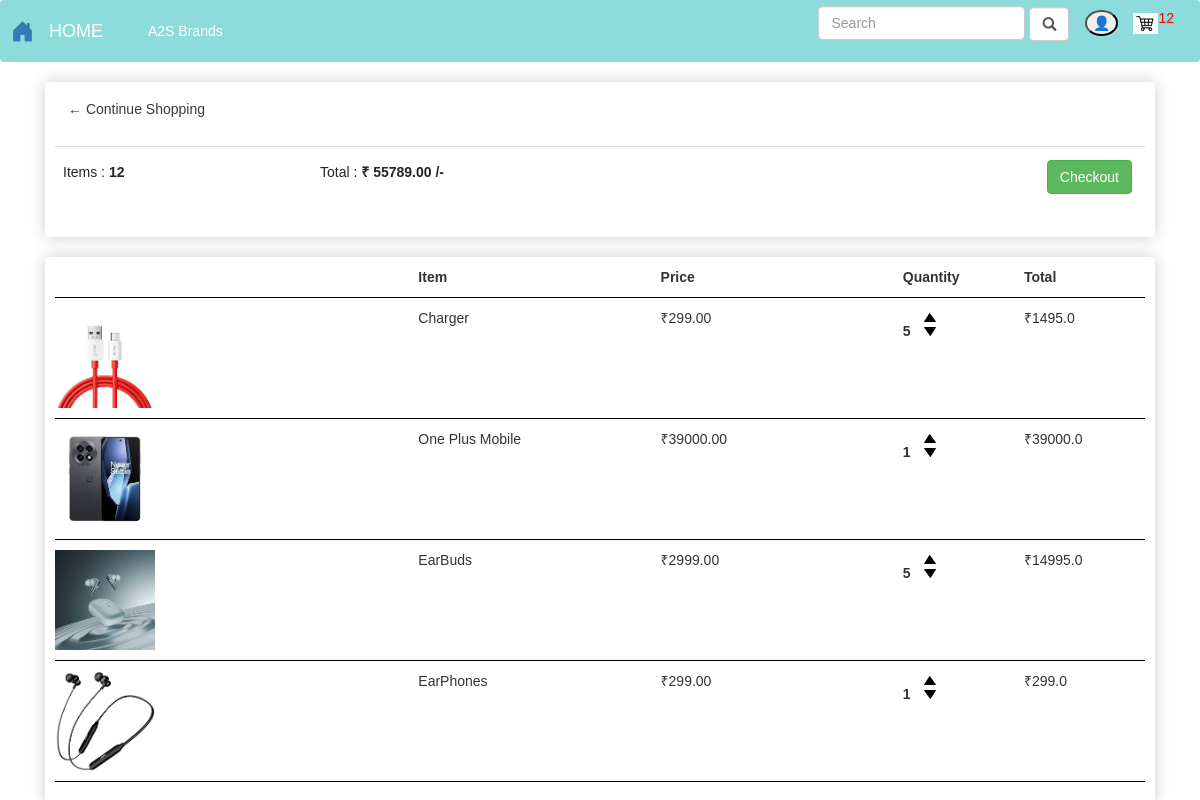
Before: /Cart/ (signed in) with the older database file.
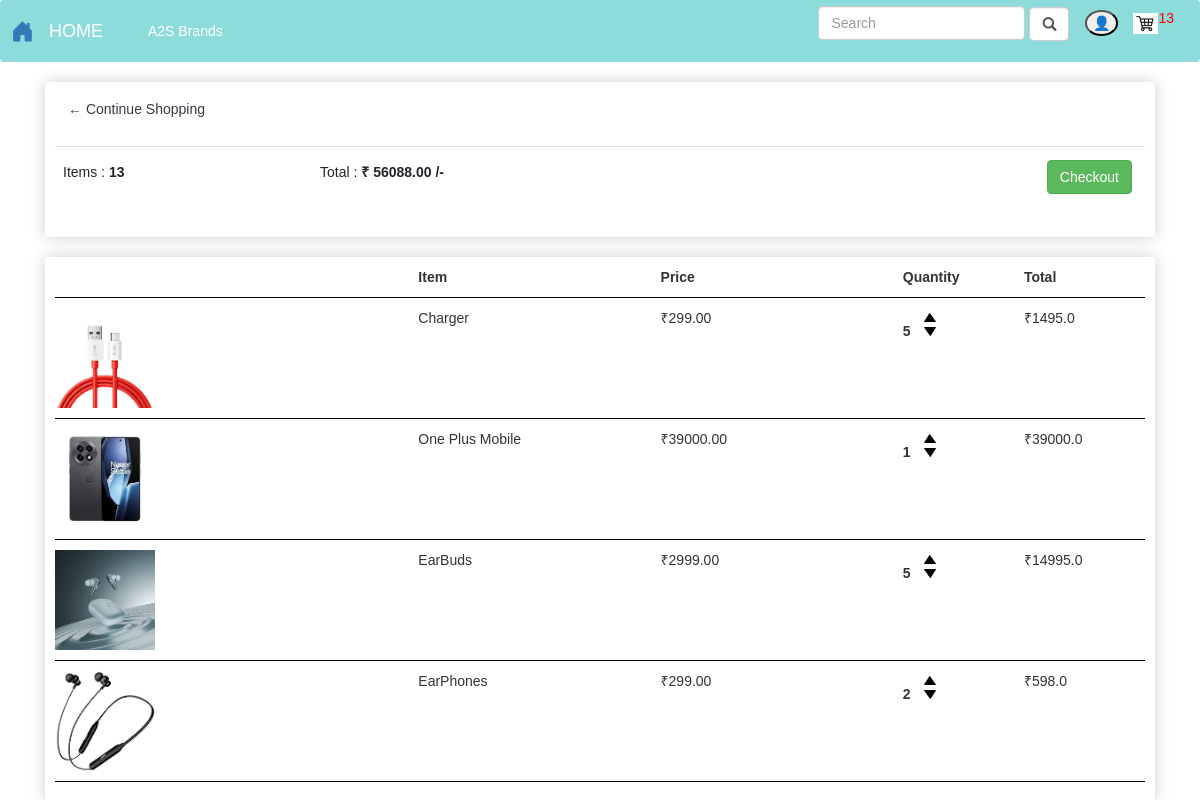
After: the same page with the newer database file.
### Store/models.py (models this page shows, shortened)
class Order(models.Model):
    customer = models.ForeignKey(Customer, on_delete=models.SET_NULL, null=True, blank=True)
    date_ordered = models.DateTimeField(default=timezone.now)
    complete = models.BooleanField(default=False)
    transcation_id = models.CharField(max_length=200)
    @property
    def get_cart_total(self):
        orderitems = self.orderitem_set.all()
        total = sum([item.get_total for item in orderitems])
        return total
    @property
    def get_cart(self):
        orderitems = self.orderitem_set.all()
        total = sum([item.quantity for item in orderitems])
        return total

class OrderItem(models.Model):
    product = models.ForeignKey(Product, on_delete=models.SET_NULL, blank=True, null=True)
    order = models.ForeignKey(Order, on_delete=models.SET_NULL, blank=True, null=True)
    quantity = models.IntegerField(default=0, null=True, blank=True)
    date_added = models.DateTimeField(auto_now_add=True)
    @property
    def get_total(self):
        if self.product is not None:
            return self.product.price * self.quantity
        return 0  # or handle it however you'd like

class Product(models.Model):
    CATEGORY_CHOICES = [
        ('electronics', 'Electronics'),
        ('mobiles', 'Mobiles'),
        ('accessories', 'Accessories'),
        ('home_appliances', 'Home Appliances'),
        ('products', 'products')
    ]
    user = models.ForeignKey(User, on_delete=models.CASCADE)
    name = models.CharField(max_length=200, null=True)
    price = models.FloatField()
    description = models.CharField(max_length=200, null=True, blank=True)
    digital = models.BooleanField(default=False)
    image = models.ImageField(upload_to='images/', null=True, blank=True)
    category = models.CharField(max_length=50, choices=CATEGORY_CHOICES, default='products')
    @property
    def imageURL(self):
        try:
            return self.image.url
        except:
            return ''

### Store/views.py (the view)
# urls.py: path('Cart/', views.Cart, name='Cart'),
def Cart(request):
    Data = cartData(request)
    items = Data['items']
    order = Data['order']
    cartItems = Data['cartItems']
    context = {'items':items, 'order':order, 'cartItems':cartItems}
    return render(request,"store/Cart.html",context)

### Store/utils.py (called while the page is built)
def cartData(request):
    if request.user.is_authenticated:
        customer = request.user.customer
        order, create = Order.objects.get_or_create(customer = customer, complete = False, defaults={'date_ordered':timezone.now()})
        items = order.orderitem_set.all()
        cartItems = order.get_cart
    else:
        CookieData = cartCookies(request)
        items = CookieData['items']
        order = CookieData['order']
        cartItems = CookieData['cartItems']
    return {'items':items, 'order':order, 'cartItems':cartItems}

### templates/store/Cart.html (shortened to what this page needs)
{% extends 'store/Main.html' %}
{% load static %}
{% block content %}
    <div class="row">
        <div class="col-md-12">
            <div class="box">
                <a  class="btn btn-outline-dark" href="{% url 'store' %}">&#x2190; Continue Shopping</a>
                <br>
				<br>
				<table class="table">
					<tr>
						<th><h5>Items :  <strong>{{ order.get_cart }}</strong></h5></th>
						<th><h5>Total : <strong> ₹ {{ order.get_cart_total }}0 /-</strong></h5></th>
						<th>
							<a  style="float:right; margin:5px;" class="btn btn-success" href="{% url 'Checkout' %}">Checkout</a>
						</th>
					</tr>
				</table>
            </div>
            <br>
            <div class="box">
                <div class="box-row">
                    <div style="flex: 2;"><strong>Item</strong></div>
                    <div style="flex: 2;"><strong>Price</strong></div>
                    <div style="flex: 1;"><strong>Quantity</strong></div>
                    <div style="flex: 1;"><strong>Total</strong></div>
                </div>
                {% for I in items %}
                <div class="box-row">
                    <div style="flex: 3;"><img class="box-img" src="{{ I.product.imageURL }}" alt="{{I.product.name}}"></div>
                    <div style="flex: 2;">{{ I.product.name }}</div>
                    <div style="flex: 2;">₹{{ I.product.price|floatformat:2 }}</div>
                    <div style="flex: 1;">
                        <p class="Quantity">{{ I.quantity }}</p>
                        <div class="Quantity">
                            <img data-product="{{I.product.id}}" data-action="add" class="Change_Q update_cart" src="{% static 'images/arrow-up.png' %}" alt="">
                            <img data-product="{{I.product.id}}" data-action="remove" class="Change_Q update_cart" src="{% static 'images/arrow-down.png' %}" alt="">
                        </div>
                    </div>
                    <div style="flex: 1;">₹{{ I.get_total }}</div>
                </div>
                {% endfor %}
            </div>
        </div>
    </div>
{% endblock content %}

Changed rows visible on the page:
changed through a linked row, Order: get_cart "12" → "13"; get_cart_total "55789.0" → "56088.0"
changed OrderItem "EarPhones": quantity "1" → "2"; get_total "299.0" → "598.0"
Other visible differences:
{{ cartItems }}: "12" → "13"
